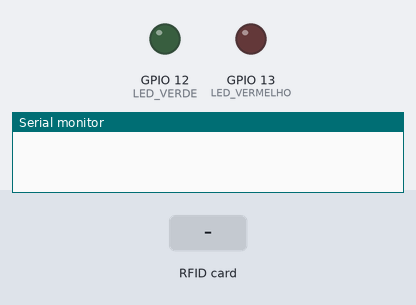
Bench run of a sketch on a simulated ESP8266 (NodeMCU). Shown: output pins drawn as LEDs (lit = HIGH), the last lines printed to the serial monitor. The test bench sets the inputs (shaded band). WiFi joins after 1.5 s; servers stay silent unless stated; uploads are accepted with an empty reply.

Above: at 2.7 s.
2.8 s: RFID card 5E 7A 19 C4 held to the reader
At 3.4 s:
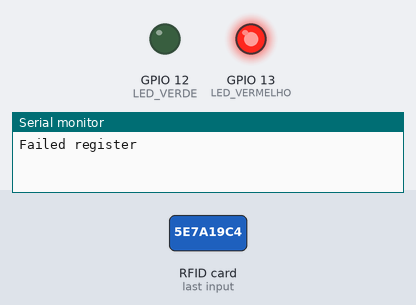
Timing chart, 0 to 5.8 s (numbered marks = the images above; inputs shaded):
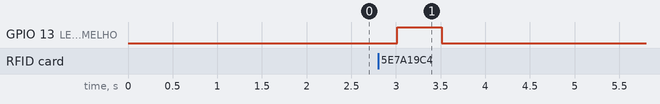

The sketch:

SmartKitchen.ino
```cpp
// Imports
#include <ESP8266WiFi.h>
#include <DNSServer.h>
#include <ESP8266WebServer.h>
#include <HTTPClient.h>
#include <WiFiManager.h>         // https://github.com/tzapu/WiFiManager
#include <SPI.h>
#include <MFRC522.h>

// consts declare
#define SS_PIN 10
#define RST_PIN 9
#define HTTP_PORT 80
#define LED_VERMELHO 13
#define LED_VERDE 12

MFRC522 mfrc522(SS_PIN, RST_PIN);   // instance of MDRC522

String HTTP_METHOD = "GET";
String HOST_NAME = "localhost:1880/register"; // node-red url
String DEVICE_KEY = "123456789"; // key do dispositivo

char st[20];

void setup()
{
  Serial.begin(115200);   // initialize a serial
  WiFiManager wifiManager;
  wifiManager.autoConnect("SmartKitchen");
  SPI.begin();      // starts spi
  mfrc522.PCD_Init();   // starts MFRC522
  pinMode(LED_VERDE, OUTPUT);
  pinMode(LED_VERMELHO, OUTPUT);
}

void loop()
{
  // Look for new cards
  if ( ! mfrc522.PICC_IsNewCardPresent())
  {
    return;
  }
  // Select one of the cards
  if ( ! mfrc522.PICC_ReadCardSerial())
  {
    return;
  }

  // read and converting of value in rfid
  String rfidCode="";
  for (byte i = 0; i < mfrc522.uid.size; i++)
  {
    rfidCode.concat(String(mfrc522.uid.uidByte[i] < 0x10 ? " 0" : " "));
    rfidCode.concat(String(mfrc522.uid.uidByte[i], HEX));
  }
  rfidCode.toUpperCase();
  String productCode = String(rfidCode, DEC);

  // node-red http request
  bool successResult = getResponse(DEVICE_KEY, productCode);

  // turn on leds
  if (successResult) {
    digitalWrite(LED_VERDE, HIGH);
  } else {
    digitalWrite(LED_VERMELHO, HIGH);
  }

  delay(500);
  ledsOff();
}

// turn off leds
void ledsOff() {
  digitalWrite(LED_VERDE, LOW);
  digitalWrite(LED_VERMELHO, LOW);
}

// http request
bool getResponse(String deviceKey, String productCode) {
  HTTPClient http;
  String serverUrl = HOST_NAME + "?key=" + deviceKey + "&loteId=" + productCode;

  http.begin(serverUrl.c_str());
  int httpResponseCode = http.GET();

  if (httpResponseCode > 0) {
    String response = http.getString();
    if (response.equals("OK")) {
      Serial.println("Success register");
      http.end();
      return true;
    } else {
      Serial.println("Failed register");
      http.end();
      return false;
    }
  } else {
    Serial.print("Error code: ");
    Serial.println(httpResponseCode);
    http.end();
    return false;
  }
}
```

Measured:
- after the input at 2.8 s, GPIO 13 (LED_VERMELHO): LOW → HIGH after 0.21 s, → LOW 0.50 s later
